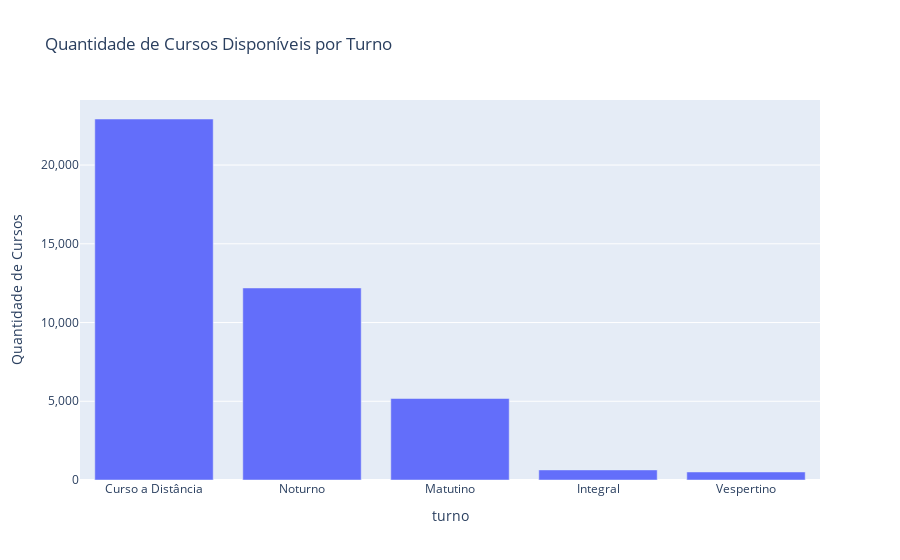

Here is the notebook cell this chart was saved with:
### Markdown cell above
Distribuição de Cursos por Turno

### Code cell
curso_turno = tabela["turno"].value_counts()
display(curso_turno)

import plotly.express as px

fig = px.bar(curso_turno, x=curso_turno.index, y=curso_turno.values,labels={'x': 'Turno', 'y': 'Quantidade de Cursos'},title='Quantidade de Cursos Disponíveis por Turno')
fig.update_layout(yaxis=dict(tickformat=","))
fig.show()

### Figure 1 — Plotly figure (JSON) as saved in the notebook; plotly's stock layout.template omitted (floating-point values rounded to 4 significant figures)
{"data": [{"alignmentgroup": "True", "hovertemplate": "turno=%{x}<br>Quantidade de Cursos=%{y}<extra></extra>", "legendgroup": "", "marker": {"color": "#636efa", "pattern": {"shape": ""}}, "name": "", "offsetgroup": "", "orientation": "v", "showlegend": false, "textposition": "auto", "type": "bar", "x": ["Curso a Distância", "Noturno", "Matutino", "Integral", "Vespertino"], "xaxis": "x", "y": [22926, 12196, 5175, 640, 510], "yaxis": "y"}], "layout": {"barmode": "relative", "legend": {"tracegroupgap": 0}, "title": {"text": "Quantidade de Cursos Disponíveis por Turno"}, "xaxis": {"anchor": "y", "domain": [0, 1], "title": {"text": "turno"}}, "yaxis": {"anchor": "x", "domain": [0, 1], "tickformat": ",", "title": {"text": "Quantidade de Cursos"}}}}
